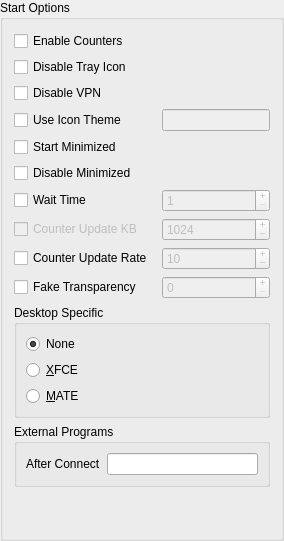
            <widget class="QGroupBox" name="groupBox_startoptions">
             <property name="enabled">
              <bool>true</bool>
             </property>
             <property name="whatsThis">
              <string>&lt;html&gt;&lt;head/&gt;&lt;body&gt;&lt;p&gt;These entries control various options for CMST at program start. &lt;/p&gt;&lt;p&gt;All of these options are available from the command line, and if a command line option is provided it will take precedence over these settings.&lt;/p&gt;&lt;/body&gt;&lt;/html&gt;</string>
             </property>
             <property name="title">
              <string>Start Options</string>
             </property>
             <layout class="QGridLayout" name="gridLayout_9">
              <item row="9" column="1">
               <widget class="QSpinBox" name="spinBox_counterrate">
                <property name="enabled">
                 <bool>false</bool>
                </property>
                <property name="whatsThis">
                 <string>&lt;html&gt;&lt;head/&gt;&lt;body&gt;&lt;p&gt;Specify the frequency in seconds between counter updates (default is 10 seconds). &lt;/p&gt;&lt;/body&gt;&lt;/html&gt;</string>
                </property>
                <property name="buttonSymbols">
                 <enum>QAbstractSpinBox::PlusMinus</enum>
                </property>
                <property name="minimum">
                 <number>5</number>
                </property>
                <property name="maximum">
                 <number>86400</number>
                </property>
                <property name="singleStep">
                 <number>10</number>
                </property>
                <property name="value">
                 <number>10</number>
                </property>
               </widget>
              </item>
              <item row="1" column="0">
               <widget class="QCheckBox" name="checkBox_disabletrayicon">
                <property name="whatsThis">
                 <string>&lt;html&gt;&lt;head/&gt;&lt;body&gt;&lt;pre style=&quot; margin-top:12px; margin-bottom:12px; margin-left:0px; margin-right:0px; -qt-block-indent:0; text-indent:0px;&quot;&gt;&lt;span style=&quot; font-family:'Courier New,courier';&quot;&gt;Command Line Option: &lt;/span&gt;&lt;span style=&quot; font-family:'Courier New,courier'; font-weight:600;&quot;&gt;-d&lt;/span&gt;&lt;span style=&quot; font-family:'Courier New,courier';&quot;&gt; or &lt;/span&gt;&lt;span style=&quot; font-family:'Courier New,courier'; font-weight:600;&quot;&gt;--disable-tray-icon&lt;/span&gt;&lt;/pre&gt;&lt;/body&gt;&lt;/html&gt;
&lt;html&gt;&lt;head/&gt;&lt;body&gt;&lt;p&gt;Disable the system tray icon.&lt;/p&gt;&lt;p&gt;May be needed for system trays not compliant with the Freedesktop.org system tray specification.&lt;/p&gt;&lt;/body&gt;&lt;/html&gt;</string>
                </property>
                <property name="text">
                 <string>Disable Tray Icon</string>
                </property>
               </widget>
              </item>
              <item row="8" column="0">
               <widget class="QCheckBox" name="checkBox_counterkb">
                <property name="enabled">
                 <bool>false</bool>
                </property>
                <property name="toolTip">
                 <string>&lt;html&gt;&lt;head/&gt;&lt;body&gt;&lt;p&gt;Disabled because currently Connman will accept this option but will do nothing with it.&lt;/p&gt;&lt;/body&gt;&lt;/html&gt;</string>
                </property>
                <property name="whatsThis">
                 <string>&lt;html&gt;&lt;head/&gt;&lt;body&gt;&lt;p&gt;Specify the amount of data in KB that must be transmitted before the counters update (default is 1024 KB).&lt;/p&gt;&lt;p&gt;Connman will accept this entry, but according to a comment in the Connman code the actual feature still needs to be implemented and the selection is therefore disabled.&lt;/p&gt;&lt;/body&gt;&lt;/html&gt;</string>
                </property>
                <property name="text">
                 <string>Counter Update KB</string>
                </property>
               </widget>
              </item>
              <item row="7" column="1">
               <widget class="QSpinBox" name="spinBox_waittime">
                <property name="enabled">
                 <bool>false</bool>
                </property>
                <property name="whatsThis">
                 <string>&lt;html&gt;&lt;head/&gt;&lt;body&gt;&lt;p&gt;Specify the wait time in seconds before starting the system tray icon (default is 0 seconds).&lt;/p&gt;&lt;/body&gt;&lt;/html&gt;</string>
                </property>
                <property name="buttonSymbols">
                 <enum>QAbstractSpinBox::PlusMinus</enum>
                </property>
                <property name="minimum">
                 <number>1</number>
                </property>
                <property name="maximum">
                 <number>60</number>
                </property>
               </widget>
              </item>
              <item row="8" column="1">
               <widget class="QSpinBox" name="spinBox_counterkb">
                <property name="enabled">
                 <bool>false</bool>
                </property>
                <property name="whatsThis">
                 <string>&lt;html&gt;&lt;head/&gt;&lt;body&gt;&lt;p&gt;Specify the amount of data in KB that must be transmitted before the counters update (default is 1024 KB).&lt;/p&gt;&lt;/body&gt;&lt;/html&gt;</string>
                </property>
                <property name="buttonSymbols">
                 <enum>QAbstractSpinBox::PlusMinus</enum>
                </property>
                <property name="minimum">
                 <number>256</number>
                </property>
                <property name="maximum">
                 <number>32768</number>
                </property>
                <property name="singleStep">
                 <number>64</number>
                </property>
                <property name="value">
                 <number>1024</number>
                </property>
               </widget>
              </item>
              <item row="4" column="0">
               <widget class="QCheckBox" name="checkBox_startminimized">
                <property name="toolTip">
                 <string/>
                </property>
                <property name="whatsThis">
                 <string>&lt;html&gt;&lt;head/&gt;&lt;body&gt;&lt;pre style=&quot; margin-top:12px; margin-bottom:12px; margin-left:0px; margin-right:0px; -qt-block-indent:0; text-indent:0px;&quot;&gt;&lt;span style=&quot; font-family:'Courier New,courier';&quot;&gt;Command Line Option: &lt;/span&gt;&lt;span style=&quot; font-family:'Courier New,courier'; font-weight:600;&quot;&gt;-m&lt;/span&gt;&lt;span style=&quot; font-family:'Courier New,courier';&quot;&gt; or &lt;/span&gt;&lt;span style=&quot; font-family:'Courier New,courier'; font-weight:600;&quot;&gt;--minimized&lt;/span&gt;&lt;/pre&gt;&lt;/body&gt;&lt;/html&gt;
&lt;html&gt;&lt;head/&gt;&lt;body&gt;&lt;p&gt;Start the GUI minimized in the system tray.&lt;/p&gt;&lt;/body&gt;&lt;/html&gt;</string>
                </property>
                <property name="text">
                 <string>Start Minimized</string>
                </property>
               </widget>
              </item>
              <item row="3" column="0">
               <widget class="QCheckBox" name="checkBox_systemicontheme">
                <property name="toolTip">
                 <string/>
                </property>
                <property name="whatsThis">
                 <string>&lt;html&gt;&lt;head/&gt;&lt;body&gt;&lt;pre style=&quot; margin-top:12px; margin-bottom:12px; margin-left:0px; margin-right:0px; -qt-block-indent:0; text-indent:0px;&quot;&gt;&lt;span style=&quot; font-family:'Courier New,courier';&quot;&gt;Command Line Option: &lt;/span&gt;&lt;span style=&quot; font-family:'Courier New,courier'; font-weight:600;&quot;&gt;-i&lt;/span&gt;&lt;span style=&quot; font-family:'Courier New,courier';&quot;&gt; or &lt;/span&gt;&lt;span style=&quot; font-family:'Courier New,courier'; font-weight:600;&quot;&gt;--icon-theme&lt;/span&gt;&lt;/pre&gt;&lt;p&gt;Use an icon theme from your system. You may specify the theme in the box at the right, or if the box is left blank CMST will try and use the system wide icon theme (if one is defined).&lt;/p&gt;&lt;/body&gt;&lt;/html&gt;</string>
                </property>
                <property name="text">
                 <string>Use Icon Theme</string>
                </property>
               </widget>
              </item>
              <item row="7" column="0">
               <widget class="QCheckBox" name="checkBox_waittime">
                <property name="whatsThis">
                 <string>&lt;html&gt;&lt;head/&gt;&lt;body&gt;&lt;pre style=&quot; margin-top:12px; margin-bottom:12px; margin-left:0px; margin-right:0px; -qt-block-indent:0; text-indent:0px;&quot;&gt;&lt;span style=&quot; font-family:'Courier New,courier';&quot;&gt;Command Line Option: &lt;/span&gt;&lt;span style=&quot; font-family:'Courier New,courier'; font-weight:600;&quot;&gt;-w&lt;/span&gt;&lt;span style=&quot; font-family:'Courier New,courier';&quot;&gt; or &lt;/span&gt;&lt;span style=&quot; font-family:'Courier New,courier'; font-weight:600;&quot;&gt;--wait-time&lt;/span&gt;&lt;/pre&gt;&lt;/body&gt;&lt;/html&gt;
&lt;html&gt;&lt;head/&gt;&lt;body&gt;&lt;p&gt;Specify the wait time in seconds before starting the system tray icon (default is 0 seconds).&lt;/p&gt;&lt;p&gt;If CMST is started and tries to create a tray icon before the system tray itself is created a dialog will be displayed explaining that. This sometimes happens when the program is started automatically. If you know the tray will exist once the system is up you may specify a wait time and CMST will wait that number of seconds before trying to create the tray icon. This is to give the window manager or panel time to create the tray before we try to place the icon there.&lt;/p&gt;&lt;/body&gt;&lt;/html&gt;</string>
                </property>
                <property name="text">
                 <string>Wait Time</string>
                </property>
               </widget>
              </item>
              <item row="0" column="0">
               <widget class="QCheckBox" name="checkBox_enablecounters">
                <property name="whatsThis">
                 <string>&lt;html&gt;&lt;head/&gt;&lt;body&gt;&lt;pre style=&quot; margin-top:12px; margin-bottom:12px; margin-left:0px; margin-right:0px; -qt-block-indent:0; text-indent:0px;&quot;&gt;&lt;span style=&quot; font-family:'monospace';&quot;&gt;Command Line Option: &lt;/span&gt;&lt;span style=&quot; font-family:'monospace'; font-weight:600;&quot;&gt;-c&lt;/span&gt;&lt;span style=&quot; font-family:'monospace';&quot;&gt; or &lt;/span&gt;&lt;span style=&quot; font-family:'monospace'; font-weight:600;&quot;&gt;--enable-counters&lt;/span&gt;&lt;/pre&gt;&lt;p&gt;Enable Connman RX and TX counters.  Counters are experimental in Connman and enabling them will write a large amount of data to the system logs.&lt;/p&gt;&lt;p&gt;Counters are turned off by default, and is a change from the way it was originally.  Up to and including version 2017.09.19 counters were enabled by default.  All versions subsequent to that counters are disabled by default.&lt;/p&gt;&lt;/body&gt;&lt;/html&gt;</string>
                </property>
                <property name="text">
                 <string>Enable Counters</string>
                </property>
               </widget>
              </item>
              <item row="9" column="0">
               <widget class="QCheckBox" name="checkBox_counterseconds">
                <property name="toolTip">
                 <string/>
                </property>
                <property name="whatsThis">
                 <string>&lt;html&gt;&lt;head/&gt;&lt;body&gt;&lt;pre style=&quot; margin-top:12px; margin-bottom:12px; margin-left:0px; margin-right:0px; -qt-block-indent:0; text-indent:0px;&quot;&gt;&lt;span style=&quot; font-family:'Courier New,courier';&quot;&gt;Command Line Option: &lt;/span&gt;&lt;span style=&quot; font-family:'Courier New,courier'; font-weight:600;&quot;&gt;--counter-update-rate&lt;/span&gt;&lt;/pre&gt;&lt;/body&gt;&lt;/html&gt;
&lt;html&gt;&lt;head/&gt;&lt;body&gt;&lt;p&gt;Specify the frequency in seconds between counter updates (default is 10 seconds). &lt;/p&gt;&lt;/body&gt;&lt;/html&gt;</string>
                </property>
                <property name="text">
                 <string>Counter Update Rate </string>
                </property>
               </widget>
              </item>
              <item row="10" column="0">
               <widget class="QCheckBox" name="checkBox_faketranparency">
                <property name="toolTip">
                 <string/>
                </property>
                <property name="whatsThis">
                 <string>&lt;html&gt;&lt;head/&gt;&lt;body&gt;&lt;pre style=&quot; margin-top:12px; margin-bottom:12px; margin-left:0px; margin-right:0px; -qt-block-indent:0; text-indent:0px;&quot;&gt;&lt;span style=&quot; font-family:'Courier New,courier';&quot;&gt;Command Line Option: &lt;/span&gt;&lt;span style=&quot; font-family:'Courier New,courier'; font-weight:600;&quot;&gt;--fake-transparency&lt;/span&gt;&lt;/pre&gt;&lt;/body&gt;&lt;/html&gt;
&lt;html&gt;&lt;head/&gt;&lt;body&gt;&lt;p&gt;Used to work around a QT bug where system tray icons display with white or black backgrounds instead of being transparent.&lt;/p&gt;&lt;p&gt;You can specify the icon background color here. Format is a hex number in the form RRGGBB.  If the spedified color matches the tray background we've effectively created fake transparency. &lt;/p&gt;&lt;/body&gt;&lt;/html&gt;</string>
                </property>
                <property name="text">
                 <string>Fake Transparency</string>
                </property>
               </widget>
              </item>
              <item row="10" column="1">
               <widget class="QSpinBox" name="spinBox_faketransparency">
                <property name="enabled">
                 <bool>false</bool>
                </property>
                <property name="whatsThis">
                 <string>&lt;html&gt;&lt;head/&gt;&lt;body&gt;&lt;p&gt;Specify the background color as a hex number in the format: RRGGBB.&lt;/p&gt;&lt;/body&gt;&lt;/html&gt;</string>
                </property>
                <property name="buttonSymbols">
                 <enum>QAbstractSpinBox::PlusMinus</enum>
                </property>
                <property name="accelerated">
                 <bool>true</bool>
                </property>
                <property name="maximum">
                 <number>16777215</number>
                </property>
                <property name="displayIntegerBase">
                 <number>16</number>
                </property>
               </widget>
              </item>
              <item row="3" column="1">
               <widget class="QLineEdit" name="lineEdit_icontheme">
                <property name="enabled">
                 <bool>false</bool>
                </property>
                <property name="whatsThis">
                 <string>&lt;html&gt;&lt;head/&gt;&lt;body&gt;&lt;p&gt;Icon theme to use. For this theme to be used it must be installed on your system. If the theme is not installed, or if you spell the name wrong CMST will fall back to using its internal icon set.&lt;/p&gt;&lt;p&gt;If this box is blank CMST will try and use the system wide icon theme (if one is defined).&lt;/p&gt;&lt;/body&gt;&lt;/html&gt;</string>
                </property>
                <property name="clearButtonEnabled">
                 <bool>true</bool>
                </property>
               </widget>
              </item>
              <item row="12" column="0" colspan="2">
               <widget class="QGroupBox" name="groupBox_process">
                <property name="whatsThis">
                 <string>&lt;html&gt;&lt;head/&gt;&lt;body&gt;&lt;p&gt;Programs or processes to execute after various events occur.&lt;/p&gt;&lt;p&gt;If the program or process requires command line arguments provide them here just as if you were typing at a command line.&lt;/p&gt;&lt;p&gt;Example:&lt;/p&gt;&lt;p&gt;&lt;span style=&quot; font-weight:600;&quot;&gt;/path/to/program arg1 arg2 arg3&lt;/span&gt;&lt;/p&gt;&lt;/body&gt;&lt;/html&gt;</string>
                </property>
                <property name="title">
                 <string>External Programs</string>
                </property>
                <layout class="QGridLayout" name="gridLayout_11">
                 <item row="0" column="0">
                  <widget class="QLabel" name="label">
                   <property name="whatsThis">
                    <string>&lt;html&gt;&lt;head/&gt;&lt;body&gt;&lt;p&gt;Enter the program or process to be executed after Connman enters the &amp;quot;Ready&amp;quot; or &amp;quot;Online&amp;quot; state.&lt;/p&gt;&lt;/body&gt;&lt;/html&gt;</string>
                   </property>
                   <property name="text">
                    <string>After Connect</string>
                   </property>
                  </widget>
                 </item>
                 <item row="0" column="1">
                  <widget class="QLineEdit" name="lineEdit_afterconnect">
                   <property name="whatsThis">
                    <string>&lt;html&gt;&lt;head/&gt;&lt;body&gt;&lt;p&gt;Enter the program or process to be executed after Connman enters the &amp;quot;Ready&amp;quot; or &amp;quot;Online&amp;quot; state.&lt;/p&gt;&lt;/body&gt;&lt;/html&gt;</string>
                   </property>
                   <property name="clearButtonEnabled">
                    <bool>true</bool>
                   </property>
                  </widget>
                 </item>
                </layout>
               </widget>
              </item>
              <item row="13" column="0">
               <spacer name="verticalSpacer">
                <property name="orientation">
                 <enum>Qt::Vertical</enum>
                </property>
                <property name="sizeHint" stdset="0">
                 <size>
                  <width>20</width>
                  <height>40</height>
                 </size>
                </property>
               </spacer>
              </item>
              <item row="11" column="0" colspan="2">
               <widget class="QGroupBox" name="groupBox_2">
                <property name="whatsThis">
                 <string>&lt;html&gt;&lt;head/&gt;&lt;body&gt;&lt;p&gt;Use code specific for the selected desktop environment.&lt;/p&gt;&lt;p&gt;As of 2014.11.24 there seems to be a problem with QT5.3 and some system trays. There is code in the program to try and work around this issue, and selecting one of these buttons will invoke the code specific to the desktop.&lt;/p&gt;&lt;p&gt;If the bug gets fixed these options will remain so that start up scripts do not break, but the options will do nothing.&lt;/p&gt;&lt;/body&gt;&lt;/html&gt;</string>
                </property>
                <property name="title">
                 <string>Desktop Specific</string>
                </property>
                <layout class="QVBoxLayout" name="verticalLayout_12">
                 <item>
                  <widget class="QRadioButton" name="radioButton_desktopnone">
                   <property name="toolTip">
                    <string/>
                   </property>
                   <property name="whatsThis">
                    <string>&lt;html&gt;&lt;head/&gt;&lt;body&gt;&lt;p&gt;Default is no desktop specific code.&lt;/p&gt;&lt;/body&gt;&lt;/html&gt;</string>
                   </property>
                   <property name="text">
                    <string>None</string>
                   </property>
                   <property name="checked">
                    <bool>true</bool>
                   </property>
                  </widget>
                 </item>
                 <item>
                  <widget class="QRadioButton" name="radioButton_desktopxfce">
                   <property name="toolTip">
                    <string/>
                   </property>
                   <property name="whatsThis">
                    <string>&lt;html&gt;&lt;head/&gt;&lt;body&gt;&lt;pre style=&quot; margin-top:12px; margin-bottom:12px; margin-left:0px; margin-right:0px; -qt-block-indent:0; text-indent:0px;&quot;&gt;&lt;span style=&quot; font-family:'Courier New,courier';&quot;&gt;Command Line Option: &lt;/span&gt;&lt;span style=&quot; font-family:'Courier New,courier'; font-weight:600;&quot;&gt;--use-xfce&lt;/span&gt;&lt;/pre&gt;&lt;/body&gt;&lt;/html&gt;</string>
                   </property>
                   <property name="text">
                    <string>&amp;XFCE</string>
                   </property>
                  </widget>
                 </item>
                 <item>
                  <widget class="QRadioButton" name="radioButton_desktopmate">
                   <property name="toolTip">
                    <string/>
                   </property>
                   <property name="whatsThis">
                    <string>&lt;html&gt;&lt;head/&gt;&lt;body&gt;&lt;pre style=&quot; margin-top:12px; margin-bottom:12px; margin-left:0px; margin-right:0px; -qt-block-indent:0; text-indent:0px;&quot;&gt;&lt;span style=&quot; font-family:'Courier New,courier';&quot;&gt;Command Line Option: &lt;/span&gt;&lt;span style=&quot; font-family:'Courier New,courier'; font-weight:600;&quot;&gt;--use-mate&lt;/span&gt;&lt;/pre&gt;&lt;/body&gt;&lt;/html&gt;</string>
                   </property>
                   <property name="text">
                    <string>&amp;MATE</string>
                   </property>
                  </widget>
                 </item>
                </layout>
               </widget>
              </item>
              <item row="2" column="0">
               <widget class="QCheckBox" name="checkBox_disablevpn">
                <property name="whatsThis">
                 <string>&lt;html&gt;&lt;head/&gt;&lt;body&gt;&lt;pre style=&quot; margin-top:12px; margin-bottom:12px; margin-left:0px; margin-right:0px; -qt-block-indent:0; text-indent:0px;&quot;&gt;&lt;span style=&quot; font-family:'Courier New,courier';&quot;&gt;Command Line Option: &lt;/span&gt;&lt;span style=&quot; font-family:'Courier New,courier'; font-weight:600;&quot;&gt;-n&lt;/span&gt;&lt;span style=&quot; font-family:'Courier New,courier';&quot;&gt; or &lt;/span&gt;&lt;span style=&quot; font-family:'Courier New,courier'; font-weight:600;&quot;&gt;--disable-vpn&lt;/span&gt;&lt;/pre&gt;&lt;p&gt;Disable VPN. This will hide the VPN tab and will also skip trying to make a connection to connman-vpn. The later is useful if your Connman was built with the --disable-vpn feature.&lt;/p&gt;&lt;/body&gt;&lt;/html&gt;</string>
                </property>
                <property name="text">
                 <string>Disable VPN</string>
                </property>
               </widget>
              </item>
              <item row="5" column="0">
               <widget class="QCheckBox" name="checkBox_disableminimized">
                <property name="whatsThis">
                 <string>&lt;html&gt;&lt;head/&gt;&lt;body&gt;&lt;pre style=&quot; margin-top:12px; margin-bottom:12px; margin-left:0px; margin-right:0px; -qt-block-indent:0; text-indent:0px;&quot;&gt;&lt;span style=&quot; font-family:'Courier New,courier';&quot;&gt;Command Line Option: &lt;/span&gt;&lt;span style=&quot; font-family:'Courier New,courier'; font-weight:600;&quot;&gt;-M&lt;/span&gt;&lt;span style=&quot; font-family:'Courier New,courier';&quot;&gt; or &lt;/span&gt;&lt;span style=&quot; font-family:'Courier New,courier'; font-weight:600;&quot;&gt;--disable-minimized&lt;/span&gt;&lt;/pre&gt;&lt;p&gt;Disable the minimize button. Use when you want to have the window manager have sole control of minimizing the interface.&lt;/p&gt;&lt;/body&gt;&lt;/html&gt;</string>
                </property>
                <property name="text">
                 <string>Disable Minimized</string>
                </property>
               </widget>
              </item>
             </layout>
            </widget>
